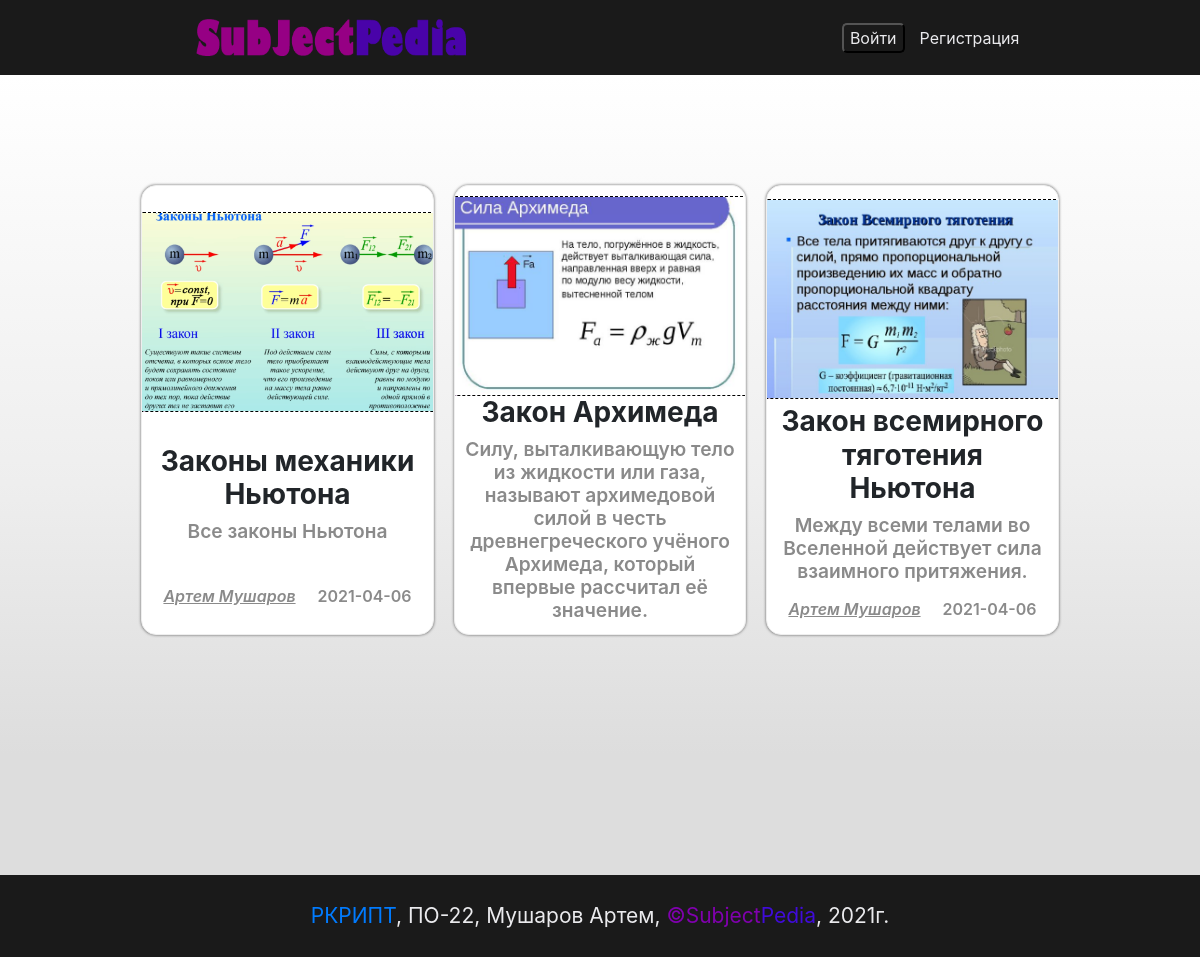
/php/subjects/physics.php, run on the app's committed database.
### tables this page shows
CREATE TABLE IF NOT EXISTS `articals` (
  `articals_id` int(11) NOT NULL AUTO_INCREMENT,
  `owner_id` int(11) NOT NULL,
  `title` varchar(255) NOT NULL,
  `pretitle` varchar(255) DEFAULT NULL,
  `main_text` text NOT NULL,
  `author` varchar(255) NOT NULL,
  `main_photo` varchar(500) DEFAULT NULL,
  `sub_id` int(11) NOT NULL,
  `Date` date NOT NULL DEFAULT '2001-01-01',
  PRIMARY KEY (`articals_id`)
);

### public_html/php/subjects/physics.php (called while the page is built, shortened)
<?php
    $sub_id = 4;
    require_once "templatePHP/template.php";
?>

### public_html/php/subjects/templatePHP/template.php (the view, shortened to what this page needs)
<!DOCTYPE html>
<html lang="ru">
<head>
	<link rel="stylesheet" href="https://use.fontawesome.com/releases/v5.8.2/css/all.css">
	<link href="../../css/bootstrap.min.css" rel="stylesheet" media="screen">
	<link href="../../preloader/preloader.css" rel="stylesheet">
	<link href="templateStyle/template.css" rel="stylesheet">
</head>
<body>
<nav class="container-fluid">
    <div class="row nav-row">
            <div class="logo col-12 col-sm-8 col-md-5 col-xl-3">
                <a href="https://subpedia.ru/"><img src="../../img/logo2.png" alt=""></a>
            </div>
            <div class="reg-area">
                <div class="reg-form_nav">
                    <?php
                        if (!isset($_SESSION['user'])) {
                            echo('<button style="outline: none;" onclick=\'window.location.href=" ../index.php";\'>Войти</button>
                            <a href="../register.php">Регистрация</a>');
                        }
                        else{
                            echo('<a href="../profile.php">Мой профиль</a>');
                        }
                    ?>
                </div>
            </div>
    </div>
</nav>
<section class='container-fluid content' style="min-height: 100vh;">
<div class='row'>
<div class='col-12 contents_wrapper'>
<?php
$sql_query = "SELECT * FROM `articals` WHERE `sub_id` = $sub_id ORDER BY `articals_id`" ;
$CertainSubject = mysqli_query($connect, $sql_query);
while($fetch = $CertainSubject->fetch_assoc())
{ ?>
    <div class='content-block col-12 col-md-5 col-xl-3'>
        <a href='readArticals.php?articals_id=<?php echo($fetch['articals_id']);?>' class='content-a'></a>
        <img src='<?php echo($fetch['main_photo']);?>' class='img-content' alt="Ошибка при загрузке фотографии">
        <div class='content-title col-12'>
            <h3> <?php echo($fetch['title']); ?></h3>
            <h4><?php echo($fetch['pretitle']); ?></h4>
        </div>
        <div class='content-data col-12'>
            <span><?php echo($fetch['author']); ?></span>
            <span> <?php echo($fetch['Date']);?></span>
        </div>
    </div>
<?php  }
?>
</div>
</div>
</section>
<footer >
    <a href="">РКРИПТ</a><span>, ПО-22, Мушаров Артем, <span style="color:#8000ae;">&copy;Subject</span><span style="color:#400bd9;"d>Pedia</span>,  2021г. </span>
</footer>
</body>
</html>

### public_html/preloader/preloader.css (style rules this page uses)
body { margin: 0; }

### public_html/php/subjects/templateStyle/template.css (style rules this page uses)
.content-a { position: absolute; width: 100%; height: 100%; z-index: 999; }
.content { padding-top: 100px; padding-bottom: 25px; background: linear-gradient(180deg, #fff 0%, #eee 51%, #ddd 85%); }
.contents_wrapper { display: flex; flex-wrap: wrap; justify-content: center; }
.content-block { background-color: #fff; padding: 10px; display: grid; justify-content: center; align-items: center; max-height: 450px; min-height: 350px; overflow-y: scroll; scrollbar-width: none; overflow-x: hidden; border-radius: 15px; margin: 10px; border: 1px solid #eee; box-sizing: border-box; box-shadow: 0 0 3px rgba(0, 0, 0, 0.6); transform: scale(1); transition:transform 0.3s linear; }
.content-title { text-align: center; }
.content-title h3 { font-weight: 700; }
.content-title h4 { font-size: 1.2rem; color: rgb(138, 138, 138); font-weight: 600; }
.content-data { justify-content: space-around; display: flex; flex-wrap: wrap; }
.content-data :nth-child(1) { font-weight: 600; text-decoration: underline; font-style: italic; color: rgb(138, 138, 138); }
.content-data :nth-child(2) { font-weight: 600; color: rgb(138, 138, 138); }
.img-content { width: 300px; height: 200px; margin: auto; border-radius: 5px; border: 1px dashed #000; object-fit: cover; background-image: url(../../assets/img/fon.jpg); }
.nav-row { z-index: 99; background-color: rgb(26, 26, 26); display: flex; justify-content: space-around; align-items: center; min-height: 75px; }
.logo img { width: 100%; }
.reg-form_nav { display: flex; align-items: center; }
.reg-form_nav a { color: rgb( 234,234,237); }
.reg-form_nav button { margin-right:15px ; background: none; border: 1 solid rgb( 234,234,237); border-radius: 5px; color: rgb( 234,234,237); }
footer { text-decoration: none; font-size: 21px; padding: 25px 0; background-color: rgb(26, 26, 26); color: rgb( 234,234,237); user-select:none; text-align: center; }

### data on the page
articals: main_photo (picture), title "Законы механики Ньютона", pretitle "Все законы Ньютона", author "Артем Мушаров", Date "2021-04-06"
articals: main_photo (picture), title "Закон Архимеда", pretitle "Силу, выталкивающую тело из жидкости или газа, называют архимедовой силой в честь древнегреческого учёного Архимеда, который впервые рассчитал её значение."
articals: main_photo (picture), title "Закон всемирного тяготения Ньютона", pretitle "Между всеми телами во Вселенной действует сила взаимного притяжения.", author "Артем Мушаров", Date "2021-04-06"
